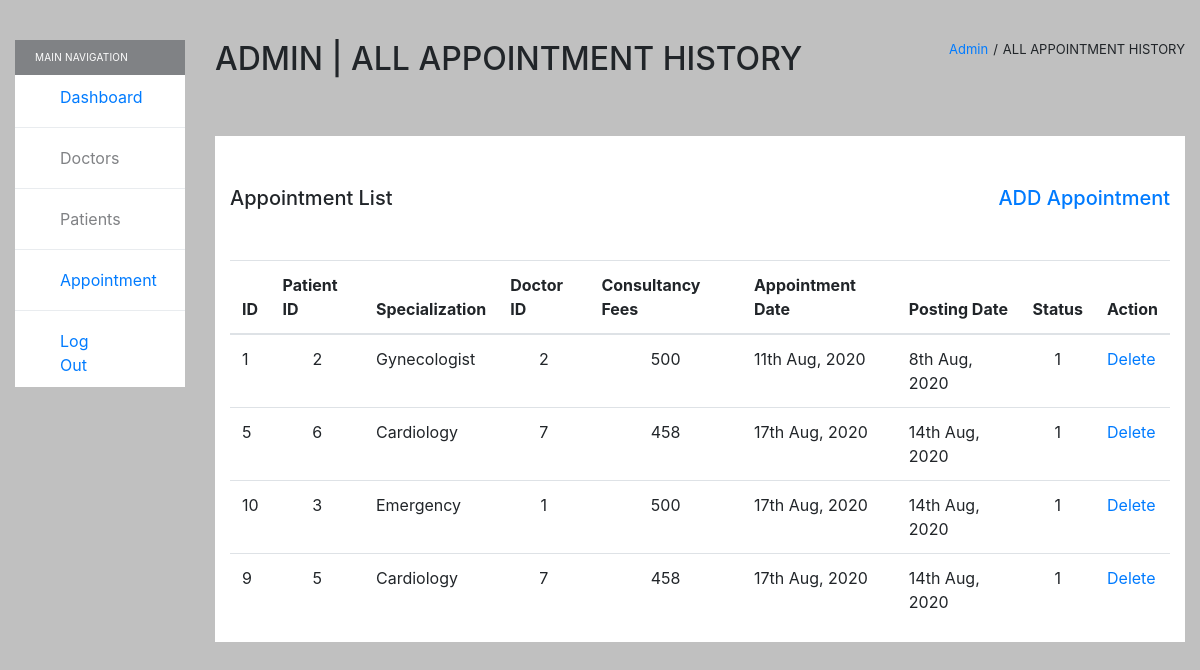
The page /project_versity_hospital/admin-manageappointments.php (signed in) on the database its author committed.
### tables this page shows
CREATE TABLE IF NOT EXISTS `appointment` (
  `id` int(11) NOT NULL AUTO_INCREMENT,
  `specialization` varchar(255) NOT NULL,
  `patientId` int(11) NOT NULL,
  `patientName` varchar(255) NOT NULL,
  `patientContact` varchar(11) NOT NULL,
  `doctorId` int(11) NOT NULL,
  `doctorName` varchar(255) NOT NULL,
  `consultancyFees` int(5) NOT NULL,
  `appointmentDate` varchar(255) DEFAULT current_timestamp(),
  `postingDate` timestamp NULL DEFAULT current_timestamp(),
  `status` int(1) NOT NULL DEFAULT 1,
  PRIMARY KEY (`id`)
);

### project_versity_hospital/inc/admin/manage-appointments-dashboard.php (the view, shortened to what this page needs)
<div class="container-fluid container-fullw bg-white doctor-specialization">
    <div class="row">
        <div class="col-md-12 doctor-specialization-list">
            <h5 class="float-left">Appointment List</h5>
            <h5><a href="admin-new-appiontment.php" class="float-right">ADD Appointment</a></h5>
            <?php if(mysqli_num_rows($result)==0){ ?>
            <p class="not-found-search-result">No Appointment</p>
            <?php }else{ ?>
            <form method="POST">
                <table class="table table-hover" id="sample-table-1">
                    <thead>
                        <tr>
                            <th class="center">ID</th>
                            <th>Patient ID</th>
                            <th>Specialization</th>
                            <th>Doctor ID</th>
                            <th>Consultancy Fees</th>
                            <th>Appointment Date</th>
                            <th>Posting Date</th>
                            <th>Status</th>
                            <th>Action</th>
                        </tr>
                    </thead>
                    <tbody>
                    <?php
                    while ($data = mysqli_fetch_assoc($result)) {
                        $ptimestamp = strtotime($data['postingDate']);
                        $pdate = date("jS M, Y", $ptimestamp);
                    ?>
                    <tr>
                        <td><?php echo $data['id'];?></td>
                        <td class="text-center"><?php echo $data['patientId'];?></td>
                        <td><?php echo $data['specialization'];?></td>
                        <td class="text-center"><?php echo $data['doctorId'];?></td>
                        <td class="text-center"><?php echo $data['consultancyFees'];?></td>
                        <td><?php echo $data['appointmentDate'];?></td>
                        <td><?php echo $pdate;?></td>
                        <td class="text-center"><?php echo $data['status'];?></td>
                        <td>
                            <a class="delete" data-taskid="<?php echo $data['id'];?>" href='#'>Delete</a>
                        </td>
                    </tr>
                    <?php
                        }
                    ?>
                    </tbody>
                </table>
            </form>
            <?php } ?>
        </div>
    </div>
</div>

### project_versity_hospital/assets/css/main.css (style rules this page uses)
a, a:hover { text-decoration: none; }
.bg-color { background-color: silver; }
.doctor-specialization-list { padding-top: 50px; }
.doctor-specialization-list h5 { margin-bottom: 50px; }

### rows shown on the page
appointment: id "1", patientId "2", specialization "Gynecologist", doctorId "2", consultancyFees "500", appointmentDate "11th Aug, 2020", postingDate "8th Aug, 2020", status "1"
appointment: id "5", patientId "6", specialization "Cardiology", doctorId "7", consultancyFees "458", appointmentDate "17th Aug, 2020", postingDate "14th Aug, 2020", status "1"
appointment: id "10", patientId "3", specialization "Emergency", doctorId "1", consultancyFees "500", appointmentDate "17th Aug, 2020", postingDate "14th Aug, 2020", status "1"
appointment: id "9", patientId "5", specialization "Cardiology", doctorId "7", consultancyFees "458", appointmentDate "17th Aug, 2020", postingDate "14th Aug, 2020", status "1"
